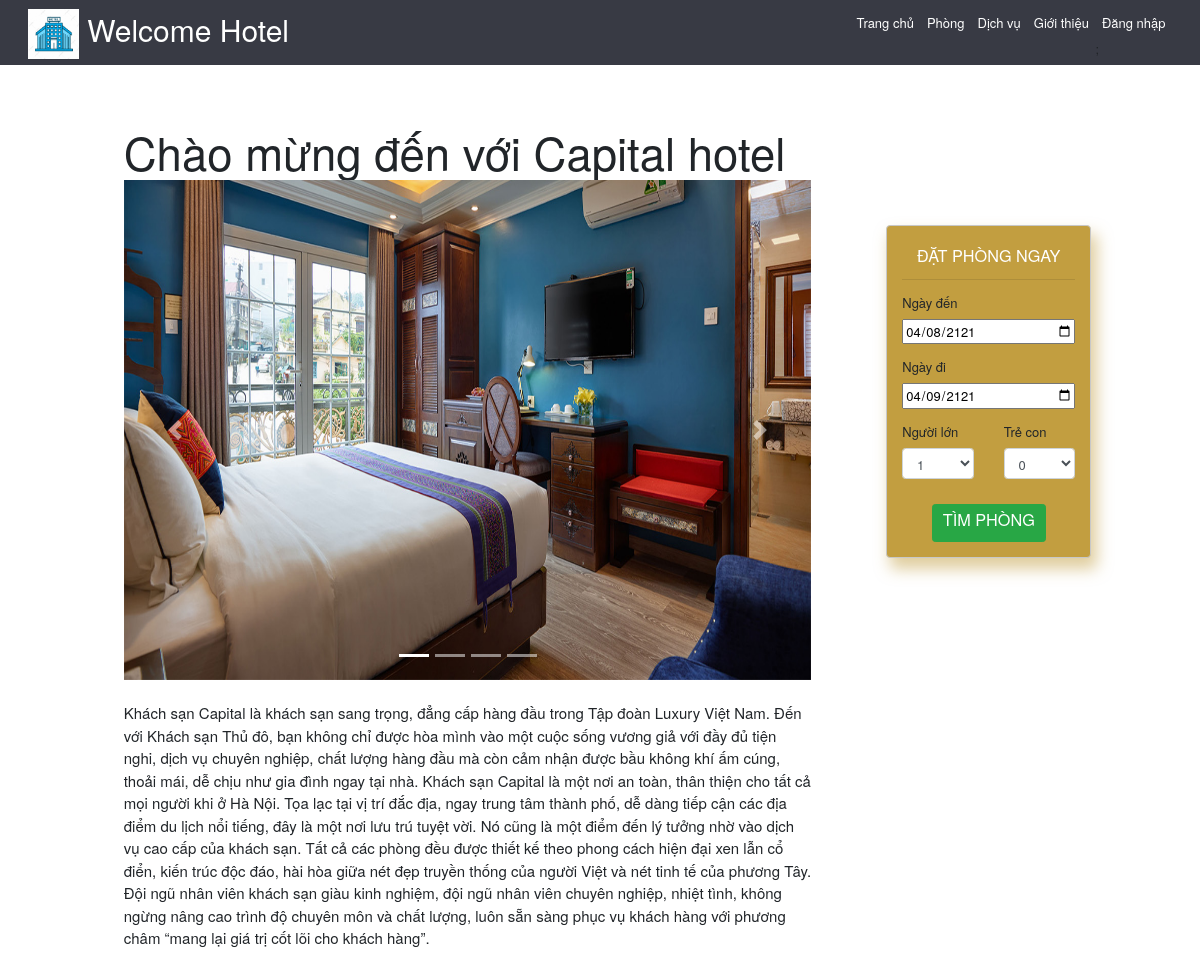
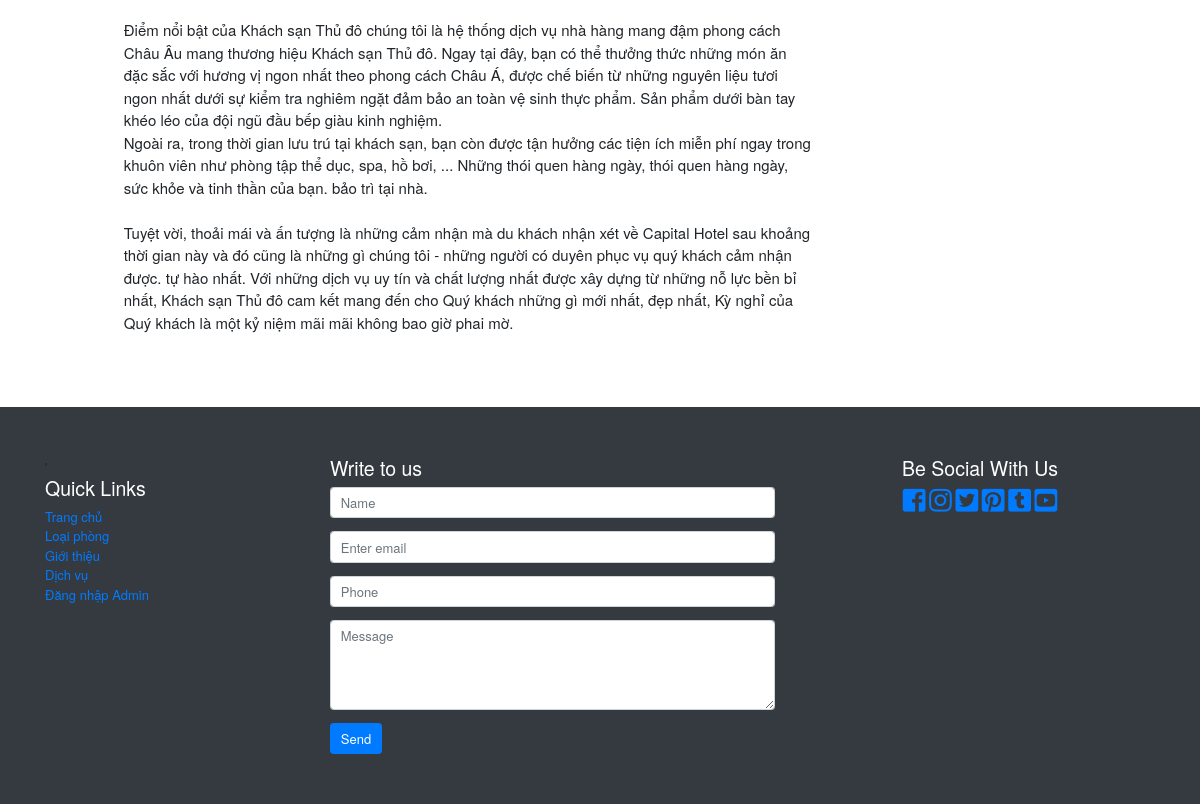
The page /includes/About.inc.php on the database its author committed (2 pictures, top to bottom).
### tables this page shows
CREATE TABLE `abouthotel` (
  `id` int(1) NOT NULL,
  `Shortabout` text NOT NULL,
  `Longabout` mediumtext NOT NULL,
  `Quydinh` longtext NOT NULL,
  `image1` varchar(255) NOT NULL,
  `image2` varchar(255) NOT NULL,
  `image3` varchar(255) NOT NULL,
  `image4` varchar(255) NOT NULL
);

### includes/About.inc.php (the view, shortened to what this page needs)
<?php
	require('header.inc.php');
	require('dbh.inc.php');
 ?>
 <div class = "row justify-content-center" style="margin-top: 60px;">
            	<div class="col-xs-10 col-sm-10 col-md-7 col-lg-7 col-xl-7">
	                <div class="display-4">Chào mừng đến với Capital hotel</div>
				    <?php
				    	$sql =  "SELECT image1,image2,image3,image4,Longabout FROM abouthotel";
				    	$stmt= $conn -> prepare($sql);
				        $stmt->execute();
				        $query1 =$stmt->get_result();
				        if($row = mysqli_fetch_array($query1)){
				     ?>
				     	<div id="slide" class="carousel slide" data-ride="carousel">
							<ol class="carousel-indicators">
							    <li data-target="#slide" data-slide-to="0" class="active"></li>
							    <li data-target="#slide" data-slide-to="1"></li>
							    <li data-target="#slide" data-slide-to="2"></li>
							    <li data-target="#slide" data-slide-to="3"></li>
						  	</ol>
						 	<div class="carousel-inner">
							    <div class="carousel-item active">
							     	<img src="../images/home_gallary/<?php echo $row['image1']; ?>" >
							    </div>
						  	</div>
							  	<a class="carousel-control-prev" href="#slide" role="button" data-slide="prev">
							    <span class="carousel-control-prev-icon" ></span>
						  		</a>
							  	<a class="carousel-control-next" href="#slide" role="button" data-slide="next">
							    <span class="carousel-control-next-icon" ></span>
						  		</a>
						</div>
						<div>
							<p style="font-size:15px;">
							<?php echo "<br>".$row['Longabout']; ?>
							</p>
						</div>
				 	<?php } mysqli_close($conn);?>
	            </div>
				<?php require('verform_search.inc.php'); ?>
	    	</div>
<?php require('footer.inc.php'); ?>

### css/style.css (style rules this page uses)
html,body { width: 100%; height:100%; font-family: "Helvetica Neue", Arial; font-size: 13px; }
.carousel-inner img { height: 500px; width:100%; }

### rows shown on the page
abouthotel: image1 (picture), Longabout "Khách sạn Capital là khách sạn sang trọng, đẳng cấp hàng đầu trong Tập đoàn Luxury Việt Nam. Đến với Khách sạn Thủ đô, bạn không chỉ được hòa mình vào một cuộc sống vương giả với đầy đủ tiện nghi, dịch vụ chuyên nghiệp, chất lượng hàng đầu mà còn cảm nhận được bầu không khí ấm cúng, thoải mái, dễ chịu như gia đình ngay tại nhà. Khách sạn Capital là một nơi an toàn, thân thiện cho tất cả mọi người khi ở Hà Nội. Tọa lạc tại vị trí đắc địa, ngay trung tâm thành phố, dễ dàng tiếp cận các địa điểm du lịch nổi tiếng, đây là một nơi lưu trú tuyệt vời. Nó cũng là một điểm đến lý tưởng nhờ vào dịch vụ cao cấp của khách sạn. Tất cả các phòng đều được thiết kế theo phong cách hiện đại xen lẫn cổ điển,…"
